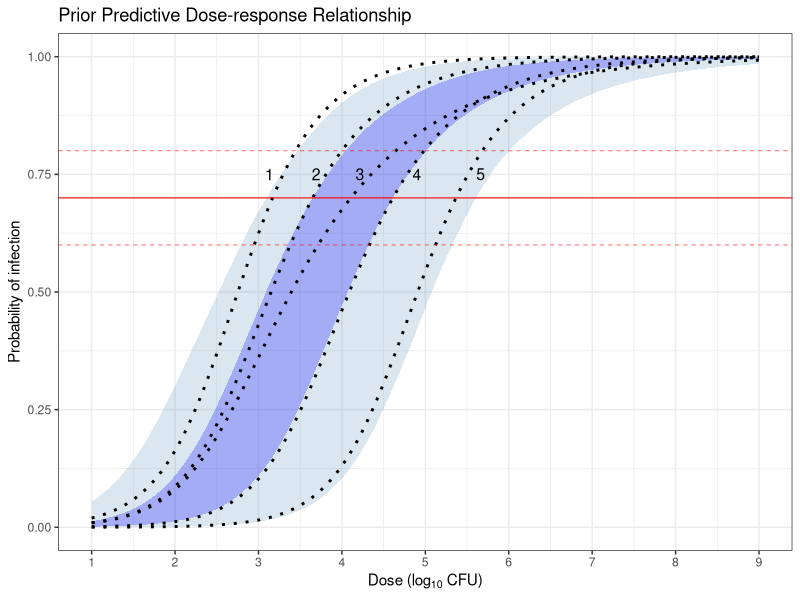
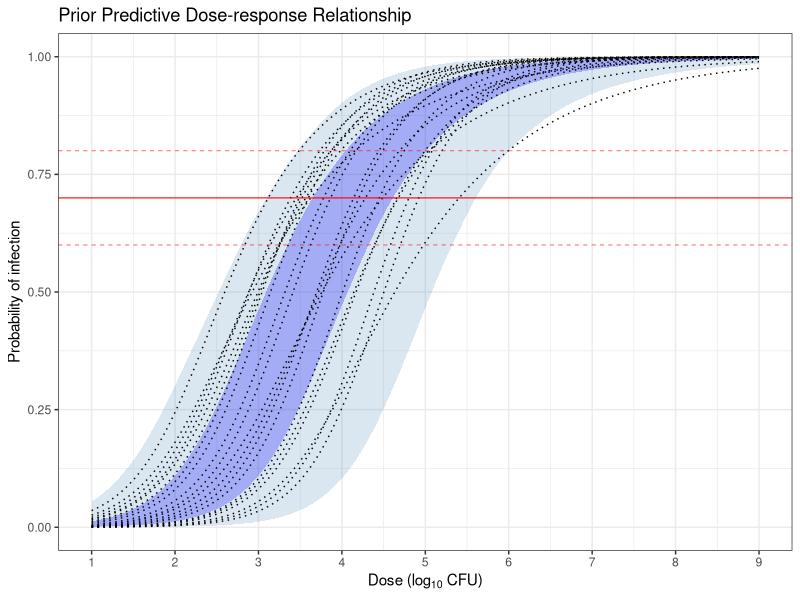
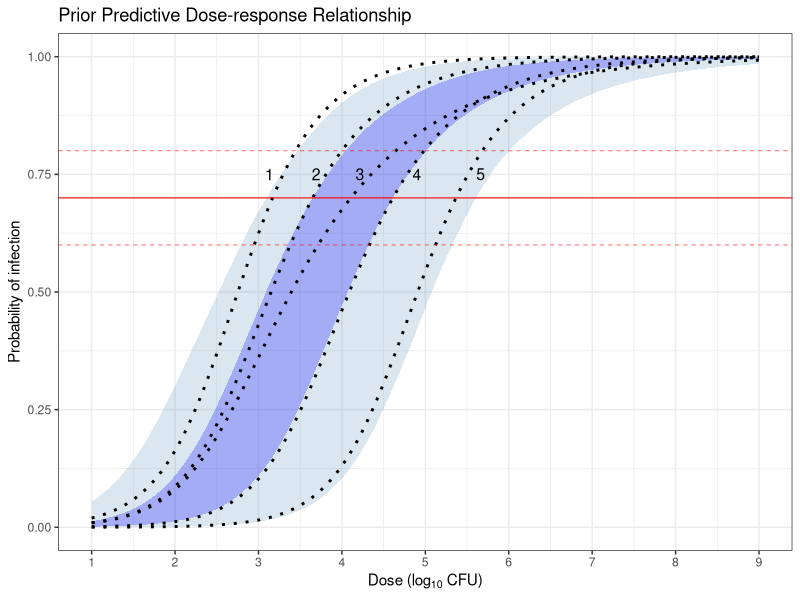
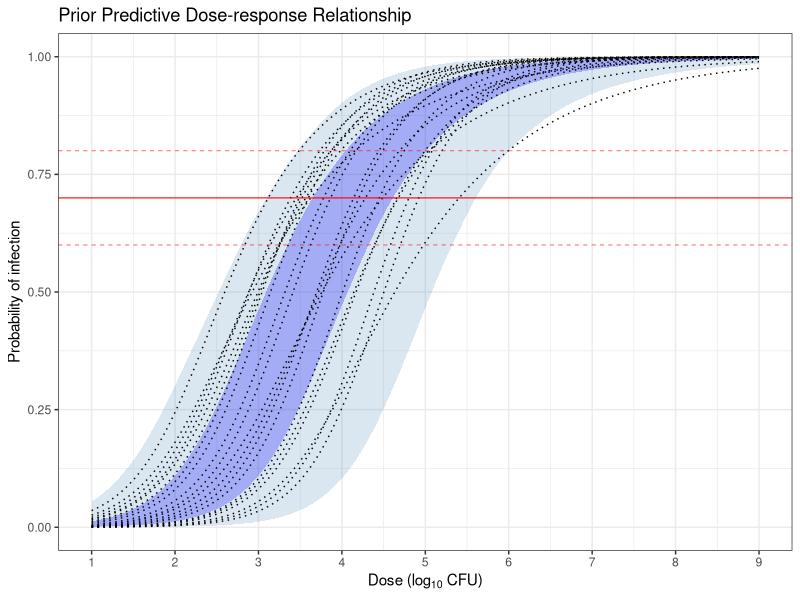

R code for these plots, in order:
library(dplyr)
library(ggplot2)
library(truncnorm)

# dose-response model
p_inf <- function(D, a, b) {
  1 - (1 + D / b)^(-a)
}

# smooth dose grid
dose_grid <- 10^seq(1, 9, length.out = 200)

# prior predictive draws
n_draws <- 20000
set.seed(42)

# draw from prior
draw_prior_parameters <- function(n_draws = 20000) {
  log10_id70 <- rtruncnorm(
    n_draws, a = 3, b = 7, mean = 4, sd = 0.8
  )
  log_a <- runif(n_draws, log(0.3), log(0.8))
  
  a <- exp(log_a)
  id70 <- 10^log10_id70
  b <- id70 / (0.3^(-1 / a) - 1)
  
  data.frame(
    log10_id70 = log10_id70,
    id70 = id70,
    a = a,
    b = b
  )
}

prior_draws <- draw_prior_parameters(20000)

# target percentile locations
target_probs <- c(0.05, 0.25, 0.50, 0.75, 0.95)
target_id70 <- quantile(prior_draws$id70, probs = target_probs)

target_id70 # if we convert them to log10 scale it matches the tutorial paper's true ID70 values


# obtaining the set of parameters for each of the 5 scenarios
scenario_params <- lapply(seq_along(target_probs), function(j) {
  idx <- which.min(abs(prior_draws$id70 - target_id70[j]))
  prior_draws[idx, ]
})


scenario_params <- bind_rows(scenario_params) %>%
  mutate(
    scenario = paste0("Scenario_", c("05", "25", "50", "75", "95")),
    percentile = target_probs
  )

# prior predictive probability matrix
p_prior <- sapply(dose_grid, function(d) {
  p_inf(d, prior_draws$a, prior_draws$b)
})

prior_df <- data.frame(
  dose = dose_grid,
  mean = colMeans(p_prior),
  lower95 = apply(p_prior, 2, quantile, 0.025),
  upper95 = apply(p_prior, 2, quantile, 0.975),
  lower50 = apply(p_prior, 2, quantile, 0.25),
  upper50 = apply(p_prior, 2, quantile, 0.75)
)

# scenario curves
scenario_curves <- bind_rows(
  lapply(seq_len(nrow(scenario_params)), function(i) {
    data.frame(
      dose = dose_grid,
      p = p_inf(dose_grid, scenario_params$a[i], scenario_params$b[i]),
      scenario_label = as.character(i)
    )
  })
)

label_positions <- c(3.15, 3.7, 4.2, 4.9, 5.65)  # on log10 scale

label_df <- scenario_curves %>%
  mutate(log_dose = log10(dose)) %>%
  group_by(scenario_label) %>%
  slice(which.min(abs(log_dose - label_positions[as.numeric(first(scenario_label))]))) %>%
  ungroup()

# plot
p <- ggplot() +
  geom_ribbon(
    data = prior_df,
    aes(x = dose, ymin = lower95, ymax = upper95),
    fill = "steelblue",
    alpha = 0.20
  ) +
  geom_ribbon(
    data = prior_df,
    aes(x = dose, ymin = lower50, ymax = upper50),
    fill = "blue",
    alpha = 0.25
  ) +
  geom_line(
    data = scenario_curves,
    aes(x = dose, y = p, group = scenario_label),
    linetype = "dotted",
    linewidth = 1
  ) +
  geom_text(
    data = label_df,
    aes(x = dose, y = 0.75, label = scenario_label),
    #hjust = -0.2,
    size = 4
  ) +
  geom_hline(
    yintercept = 0.70, color = "red", linewidth = 0.4
  ) +
  geom_hline(
    yintercept = c(0.60, 0.80),
    color = "red", 
    linetype = "dashed", 
    linewidth = 0.2
  ) +
  scale_x_log10(
    breaks = 10^(1:9),               # Sets ticks at each power of 10
    labels = function(x) log10(x)    # Converts 10, 100, 1000 -> 1, 2, 3
  ) +
  theme_bw() +
  labs(
    title = paste("Prior Predictive Dose-response Relationship"),
    x = expression("Dose (" * log[10] ~ "CFU)"),
    y = "Probability of infection"
  ) 

p
ggsave("C:/Users/Neo/OneDrive/Documents/Master of Biostats/Research project/plots/prior_predictive_scenarios.png", 
       plot = p,
       width = 7, height = 5)

# now put 20 random samples of priors on the plot to showcase this as an example of how the 1000 simulations work
n_prior_samples <- 20

prior_sample_draws <- prior_draws %>%
  slice_sample(n = n_prior_samples) %>%
  mutate(draw_id = row_number())

prior_sample_curves <- bind_rows(
  lapply(seq_len(nrow(prior_sample_draws)), function(i) {
    data.frame(
      draw_id = prior_sample_draws$draw_id[i],
      dose = dose_grid,
      p = p_inf(
        dose_grid,
        prior_sample_draws$a[i],
        prior_sample_draws$b[i]
      )
    )
  })
)

p2 <- ggplot() +
  
  geom_ribbon(
    data = prior_df,
    aes(x = dose, ymin = lower95, ymax = upper95),
    fill = "steelblue",
    alpha = 0.20
  ) +
  geom_ribbon(
    data = prior_df,
    aes(x = dose, ymin = lower50, ymax = upper50),
    fill = "blue",
    alpha = 0.25
  ) +
  # 20 random prior predictive curves
  geom_line(
    data = prior_sample_curves,
    aes(x = dose, y = p, group = draw_id),
    linetype = "dotted",
    linewidth = 0.5
  ) +
  geom_hline(
    yintercept = 0.70, color = "red", linewidth = 0.4
  ) +
  geom_hline(
    yintercept = c(0.60, 0.80),
    color = "red", 
    linetype = "dashed", 
    linewidth = 0.2
  ) +
  scale_x_log10(
    breaks = 10^(1:9),
    labels = function(x) log10(x)
  ) +
  theme_bw() +
  labs(
    title = "Prior Predictive Dose-response Relationship",
    x = expression("Dose (" * log[10] ~ "CFU)"),
    y = "Probability of infection"
  )

p2
ggsave("C:/Users/Neo/OneDrive/Documents/Master of Biostats/Research project/plots/prior_predictive_sample_priors.png", 
       plot = p2,
       width = 7, height = 5)
